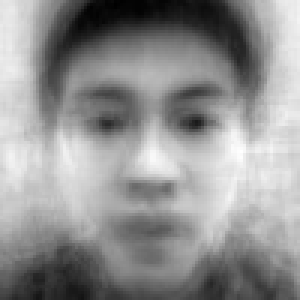
#> input picture face/mean_face.jpg, 100 x 100 px (shown 3 times larger); its folder holds only this picture in this run
$ python -i preprocess.py   (imports and definitions only)
#> lines starting #> are read from the running program, lines starting #| are printed output that depends on the picture


import cv2
import os
import numpy as np


RAW_DIR = os.path.join(os.path.dirname(__file__), "raw_photos")
PROCESSED_DIR = os.path.join(os.path.dirname(__file__), "processed_test1")
OUTPUT_SIZE = (64, 64)
FACE_CASCADE_PATH = cv2.data.haarcascades + "haarcascade_frontalface_default.xml"


def detect_and_crop_face(image_path, output_size):
#> called with image_path = 'mean_face.jpg', output_size = 'out.png'
    img = cv2.imread(image_path)
#> img is the input picture: shape (100, 100, 3); min 0, max 255, mean 145.1
    if img is None:
        print(f"  [警告] 无法读取图片: {image_path}")
        return None

    if len(img.shape) == 3:
        gray = cv2.cvtColor(img, cv2.COLOR_BGR2GRAY)
    else:
        gray = img

    face_cascade = cv2.CascadeClassifier(FACE_CASCADE_PATH)

    faces = face_cascade.detectMultiScale(
        gray,
        scaleFactor=1.1,
        minNeighbors=5,
        minSize=(30, 30)
    )
#> faces = [[9, 9, 80, 80]]

    if len(faces) == 0:
        print(f"  [提示] 未检测到人脸，直接使用整图: {os.path.basename(image_path)}")
        resized = cv2.resize(gray, output_size, interpolation=cv2.INTER_AREA)
        return resized

    if len(faces) > 1:
        faces = sorted(faces, key=lambda f: f[2] * f[3], reverse=True)
        print(f"  [提示] 检测到 {len(faces)} 张人脸，取最大的一张")

    x, y, w, h = faces[0]
#> x = 9; y = 9; w = 80; h = 80

    margin = int(0.1 * max(w, h))
#> margin = 8
    x1 = max(0, x - margin)
#> x1 = 1
    y1 = max(0, y - margin)
#> y1 = 1
    x2 = min(img.shape[1], x + w + margin)
#> x2 = 97
    y2 = min(img.shape[0], y + h + margin)
#> y2 = 97

    cropped = gray[y1:y2, x1:x2]
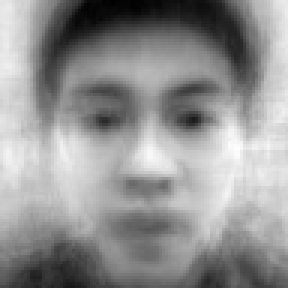
#> cropped: shape (96, 96) (shown 3 times larger); min 0, max 255, mean 145.8

#> (the run stopped early here; a loop or call above may not have finished)
